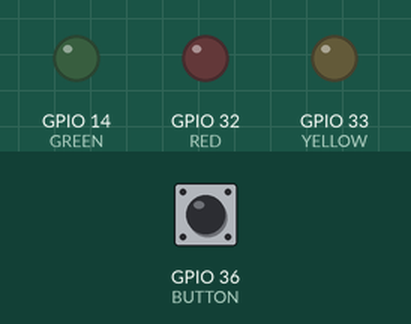
Recording of a program running on a simulated ESP32 board running MicroPython. On the bench: output pins drawn as LEDs (lit = HIGH). The test bench sets the inputs (shaded band); at power-on: GPIO 36 (BUTTON) HIGH.

Above: at 1.2 s.
1.3 s: GPIO 36 (BUTTON) pulled LOW for 3.2 s
At 3.8 s:
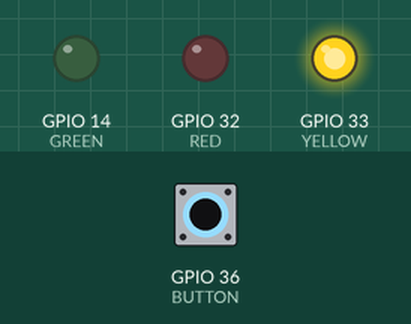
At 4.6 s:
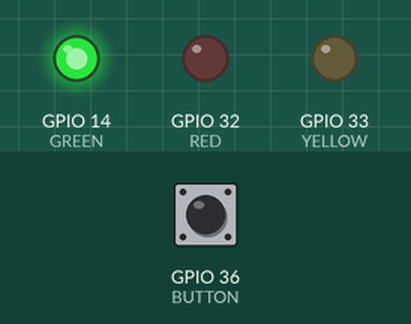
6.0 s: GPIO 36 (BUTTON) pulled LOW for 1.2 s
At 8.1 s:
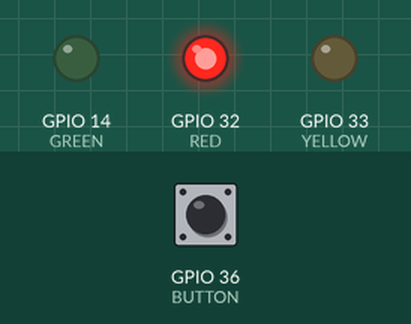
Timing chart, 0 to 9.6 s (numbered marks = the images above; inputs shaded):
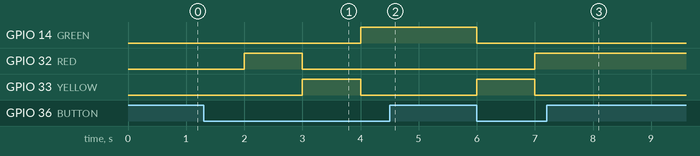

Measured:
- after the input at 1.3 s, GPIO 14 (GREEN): LOW → HIGH after 2.7 s; GPIO 32 (RED): LOW → HIGH after 0.70 s, → LOW 1.0 s later; GPIO 33 (YELLOW): LOW → HIGH after 1.7 s, → LOW 1.0 s later
- after the input at 6.0 s, GPIO 14 (GREEN): HIGH → LOW at once; GPIO 32 (RED): LOW → HIGH after 1.0 s; GPIO 33 (YELLOW): LOW → HIGH at once, → LOW 1.0 s later

The program:

traffic_light.py
```python
from machine import Pin
import time


RED =Pin(32,Pin.OUT)
YELLOW =Pin(33,Pin.OUT)
GREEN =Pin(14,Pin.OUT)
BUTTON = Pin(36, Pin.IN)

def green():
  GREEN.on()
  RED.off()
  YELLOW.off()

def yellow():
  GREEN.off()
  YELLOW.on()
  RED.off()

def red():
  RED.on()
  YELLOW.off()
  GREEN.off()

steps = [red,yellow,green,yellow]
c = 0

while True:
  if BUTTON.value() == 0:
    steps[c]()
    c = c +1
    if c > 3:
      c=0
  time.sleep(1)
```
